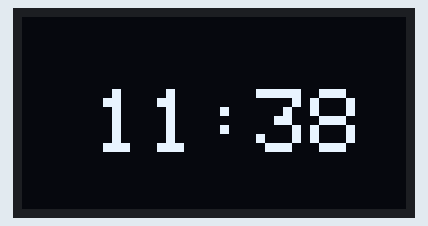
Recording of a sketch running on a simulated Arduino Uno, built with avr-gcc and run on an emulated ATmega328P. Parts: 128×64 one-colour display.

Above: at 0.1 s.

The sketch:

SSD1306.ino
```cpp
#include <SPI.h>
#include <Wire.h>
#include <Adafruit_GFX.h>
#include <Adafruit_SSD1306.h>

#define SCREEN_WIDTH 128 // OLED display width, in pixels
#define SCREEN_HEIGHT 64 // OLED display height, in pixels

// Declaration for an SSD1306 display connected to I2C (SDA, SCL pins)
// The pins for I2C are defined by the Wire-library.
// On an arduino UNO:       A4(SDA), A5(SCL)
// On an arduino MEGA 2560: 20(SDA), 21(SCL)
// On an arduino LEONARDO:   2(SDA),  3(SCL), ...
#define OLED_RESET     -1 // Reset pin # (or -1 if sharing Arduino reset pin)
#define SCREEN_ADDRESS 0x3C ///< See datasheet for Address; 0x3D for 128x64, 0x3C for 128x32
Adafruit_SSD1306 display(SCREEN_WIDTH, SCREEN_HEIGHT, &Wire, OLED_RESET);

void setup() {

  // SSD1306_SWITCHCAPVCC = generate display voltage from 3.3V internally
  if(!display.begin(SSD1306_SWITCHCAPVCC, SCREEN_ADDRESS)) {
    Serial.println(F("SSD1306 allocation failed"));
    for(;;); // Don't proceed, loop forever
  }

  testdrawstyles();    // Draw 'stylized' characters
}

void loop() {
}

void testdrawstyles(void) {
  display.clearDisplay();

  display.setTextSize(3);             // Normal 1:1 pixel scale
  display.setTextColor(SSD1306_WHITE);        // Draw white text
  display.setCursor(24,24);             // Start at top-left corner
  display.println(F("11:38"));

  display.display();
  delay(2000);
}
```
